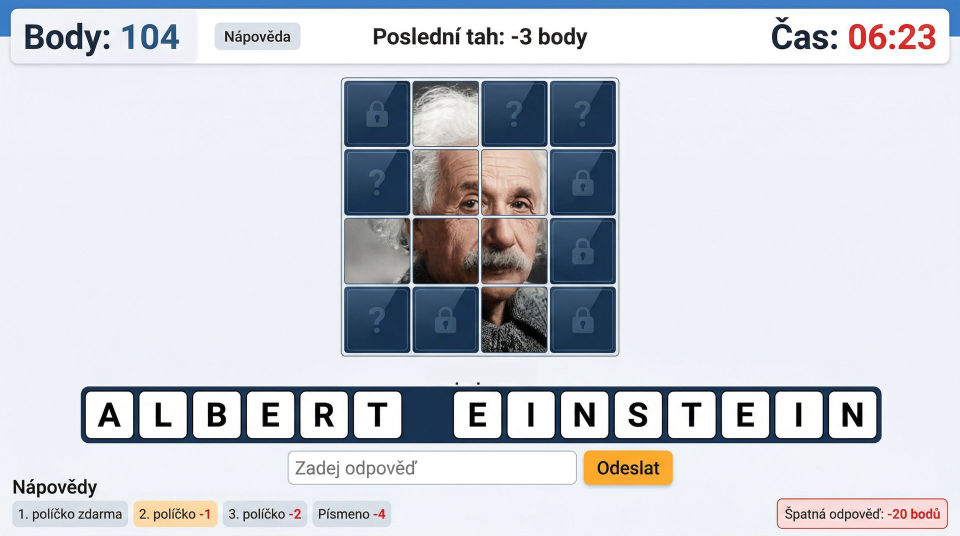
#> input picture assets/images/img_7927.jpg, 1920 x 1072 px (shown at 1/2 size); its folder holds only this picture in this run
$ python -i image_handler.py   (imports and definitions only)
#> lines starting #> are read from the running program, lines starting #| are printed output that depends on the picture
"""
ImageHandler - Processes quiz images for display in 4x4 grid format.

Responsibilities:
- Load images from a normal directory (default) or ZIP archive (legacy)
- Split image into 4x4 grid of cells
- Generate masked images (hidden cells are pixelated)
- Convert between cell indices and pixel coordinates
"""

import logging
from pathlib import Path
from typing import Tuple, Optional, Set, Iterable
from zipfile import ZipFile
from io import BytesIO

from PIL import Image, ImageFilter, ImageDraw

logger = logging.getLogger(__name__)


class ImageHandler:
    """Handles image processing for quiz rounds."""

    _SUPPORTED_EXTENSIONS = (".jpg", ".jpeg", ".png", ".webp", ".gif")

    def __init__(
        self,
        images_archive: str = "assets/images",
        mask_strategy: str = "pixelate",
        pixel_block_size: int = 20,
        allow_placeholder: bool = True,
    ):
        """Initialize ImageHandler."""
        self.images_archive_path = Path(images_archive)
        self.mask_strategy = mask_strategy
        self.pixel_block_size = pixel_block_size
        self.allow_placeholder = allow_placeholder
        self._image_cache = {}
        self.grid_size = 4
        self.grid_cells = 16
        logger.debug(f"ImageHandler initialized with source: {images_archive}")

    # [103 lines left out: functions load_image, _load_from_zip, _load_from_directory, _candidate_names, _should_generate_placeholder, _generate_placeholder_image, not called in this run]

    def get_cell_dimensions(self, image: Image.Image) -> Tuple[int, int]:
        """Get dimensions of one grid cell."""
        img_width, img_height = image.size
        cell_width = img_width // self.grid_size
        cell_height = img_height // self.grid_size
        return (cell_width, cell_height)

    def get_cell_pixels(
        self,
        image: Image.Image,
        cell_index: int
    ) -> Tuple[int, int, int, int]:
        """Get pixel coordinates (x1, y1, x2, y2) for a grid cell."""
        if cell_index < 0 or cell_index >= self.grid_cells:
            raise ValueError(f"Cell index must be 0-{self.grid_cells-1}")

        cell_width, cell_height = self.get_cell_dimensions(image)
        row = cell_index // self.grid_size
        col = cell_index % self.grid_size

        x1 = col * cell_width
        y1 = row * cell_height
        x2 = x1 + cell_width
        y2 = y1 + cell_height

        return (x1, y1, x2, y2)

    def get_masked_image(
        self,
        image: Image.Image,
        revealed_cells: Optional[Set[int]] = None
    ) -> Image.Image:
        """Generate masked image with unrevealed cells pixelated/blurred."""
        if revealed_cells is None:
            revealed_cells = set()

        masked_image = image.copy()

        for cell_idx in range(self.grid_cells):
            if cell_idx not in revealed_cells:
                self._mask_cell(masked_image, cell_idx)

        return masked_image

    def _mask_cell(self, image: Image.Image, cell_index: int) -> None:
        """Mask a single cell in place."""
        x1, y1, x2, y2 = self.get_cell_pixels(image, cell_index)
        cell = image.crop((x1, y1, x2, y2))

        if self.mask_strategy == "pixelate":
            masked_cell = self._pixelate_cell(cell)
        else:
            masked_cell = self._blur_cell(cell)

        image.paste(masked_cell, (x1, y1))

    # [10 lines left out: functions _pixelate_cell, _blur_cell, not called in this run]

    def clear_cache(self) -> None:
        """Clear the image cache."""
        self._image_cache.clear()

    # [6 lines left out: function get_cache_info, not called in this run]

    def __str__(self) -> str:
        """String representation."""
        return f"ImageHandler(strategy={self.mask_strategy}, cached={len(self._image_cache)})"

    def __repr__(self) -> str:
        """Developer representation."""
        return f"ImageHandler(source={self.images_archive_path}, grid={self.grid_size}x{self.grid_size})"

>>> import cv2
>>> picture = cv2.imread('../assets/images/img_7927.jpg', cv2.IMREAD_GRAYSCALE)
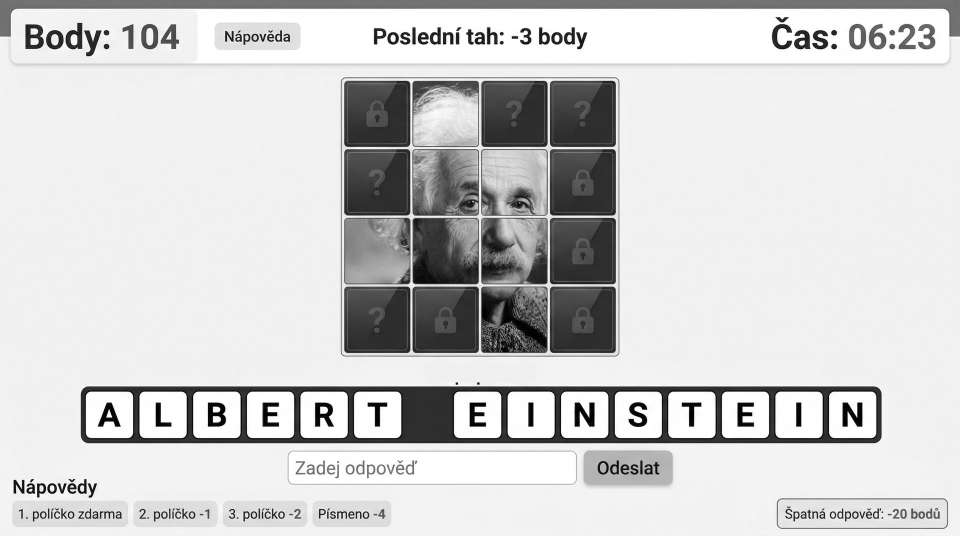
#> picture: shape (1072, 1920) (shown at 1/2 size); min 0, max 255, mean 208.1
>>> result = ImageHandler().get_masked_image(picture)
#> (the run stopped early here; a loop or call above may not have finished)
